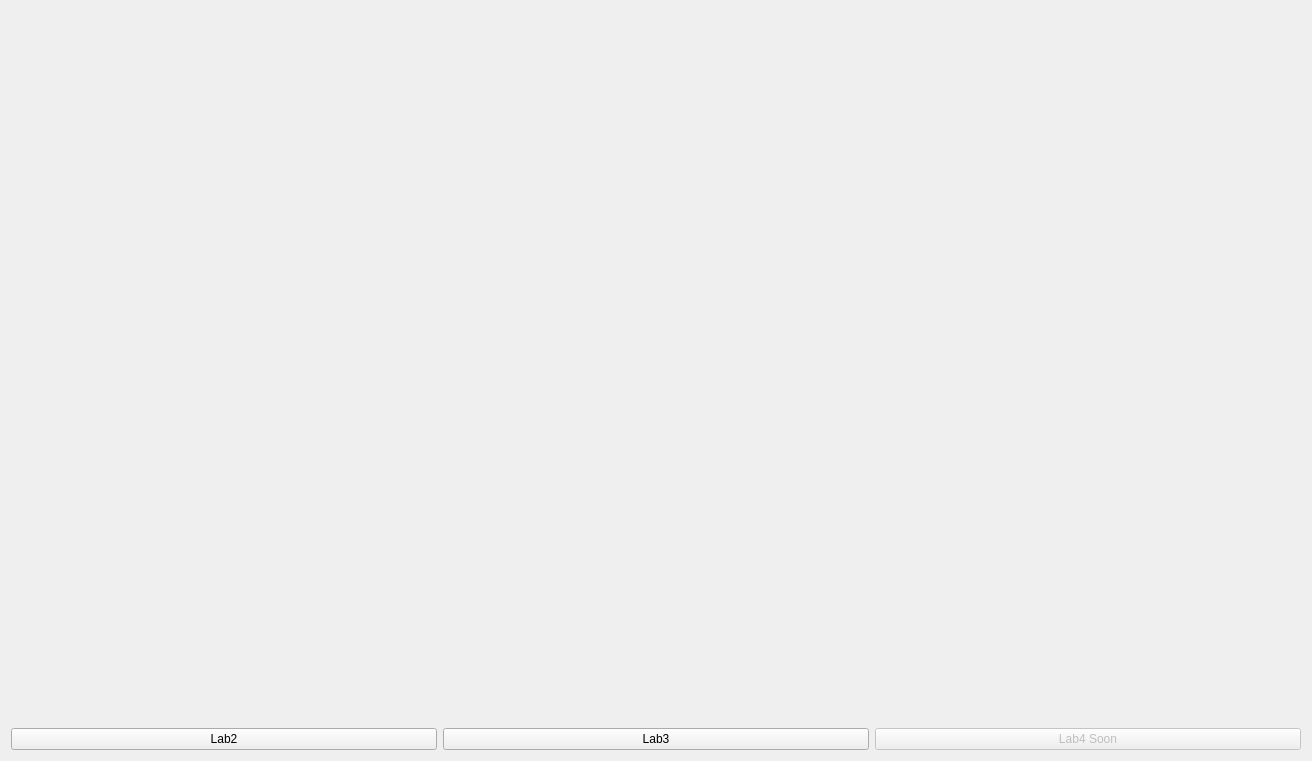
<?xml version="1.0" encoding="UTF-8"?>
<ui version="4.0">
 <class>Form</class>
 <widget class="QWidget" name="Form">
  <property name="geometry">
   <rect>
    <x>0</x>
    <y>0</y>
    <width>1312</width>
    <height>761</height>
   </rect>
  </property>
  <property name="windowTitle">
   <string>Вибір програми</string>
  </property>
  <layout class="QVBoxLayout" name="verticalLayout">
   <item>
    <widget class="QLabel" name="label">
     <property name="sizePolicy">
      <sizepolicy hsizetype="Preferred" vsizetype="Preferred">
       <horstretch>0</horstretch>
       <verstretch>0</verstretch>
      </sizepolicy>
     </property>
     <property name="text">
      <string/>
     </property>
     <property name="pixmap">
      <pixmap>Group 2.jpg</pixmap>
     </property>
    </widget>
   </item>
   <item>
    <layout class="QHBoxLayout" name="horizontalLayout">
     <item>
      <widget class="QPushButton" name="pushButton_2">
       <property name="focusPolicy">
        <enum>Qt::NoFocus</enum>
       </property>
       <property name="text">
        <string>Lab2</string>
       </property>
      </widget>
     </item>
     <item>
      <widget class="QPushButton" name="pushButton">
       <property name="focusPolicy">
        <enum>Qt::NoFocus</enum>
       </property>
       <property name="text">
        <string>Lab3</string>
       </property>
      </widget>
     </item>
     <item>
      <widget class="QPushButton" name="pushButton_3">
       <property name="enabled">
        <bool>false</bool>
       </property>
       <property name="text">
        <string>Lab4 Soon</string>
       </property>
      </widget>
     </item>
    </layout>
   </item>
  </layout>
 </widget>
 <resources/>
 <connections>
  <connection>
   <sender>pushButton_2</sender>
   <signal>clicked()</signal>
   <receiver>Form</receiver>
   <slot>show2lab()</slot>
   <hints>
    <hint type="sourcelabel">
     <x>225</x>
     <y>708</y>
    </hint>
    <hint type="destinationlabel">
     <x>199</x>
     <y>149</y>
    </hint>
   </hints>
  </connection>
  <connection>
   <sender>pushButton</sender>
   <signal>clicked()</signal>
   <receiver>Form</receiver>
   <slot>show3lab()()</slot>
   <hints>
    <hint type="sourcelabel">
     <x>655</x>
     <y>708</y>
    </hint>
    <hint type="destinationlabel">
     <x>655</x>
     <y>380</y>
    </hint>
   </hints>
  </connection>
  <connection>
   <sender>pushButton_3</sender>
   <signal>clicked()</signal>
   <receiver>Form</receiver>
   <slot>show4lab()</slot>
   <hints>
    <hint type="sourcelabel">
     <x>1085</x>
     <y>708</y>
    </hint>
    <hint type="destinationlabel">
     <x>655</x>
     <y>380</y>
    </hint>
   </hints>
  </connection>
 </connections>
 <slots>
  <slot>triggered()</slot>
 </slots>
</ui>
